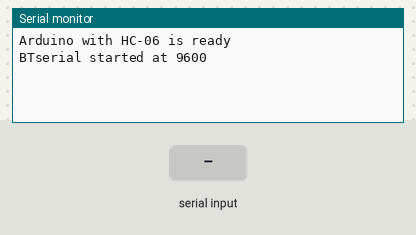
Bench run of a sketch on a simulated Arduino Uno, built with avr-gcc and run on an emulated ATmega328P. On the bench: the last lines printed to the serial monitor. Inputs (shaded band) come from the test bench.

Above: at 1.2 s.
1.3 s: "1" received over the second serial link
At 2.5 s:
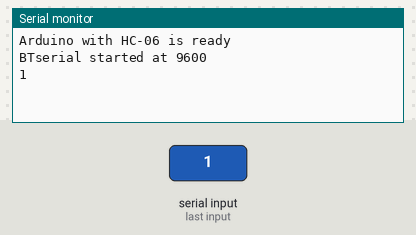
2.8 s: "0" received over the second serial link
At 3.9 s:
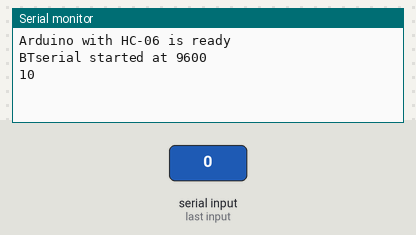

The sketch:

BTtest-hc06.ino
```cpp
#include <SoftwareSerial.h>
SoftwareSerial BTSerial(2, 13); // RX | TX

void setup()
{
    Serial.begin(9600);
    Serial.println("Arduino with HC-06 is ready");

    // HC-06 default baud rate is 9600
    BTSerial.begin(9600);
    Serial.println("BTserial started at 9600");
}

void loop()
{

  // Keep reading from HC-06 and send to Arduino Serial Monitor
  if (BTSerial.available())
    Serial.write(BTSerial.read()); // Get data from Python.

  // Keep reading from Arduino Serial Monitor and send to HC-06
  if (Serial.available())
    BTSerial.write(Serial.read()); // Send data from Arduino Serial to Python.
}
```

Measured:
- after the input at 1.3 s, the serial monitor: prints a new line at once (image 1)
- after the input at 2.8 s, the serial monitor: prints a new line at once (image 2)
